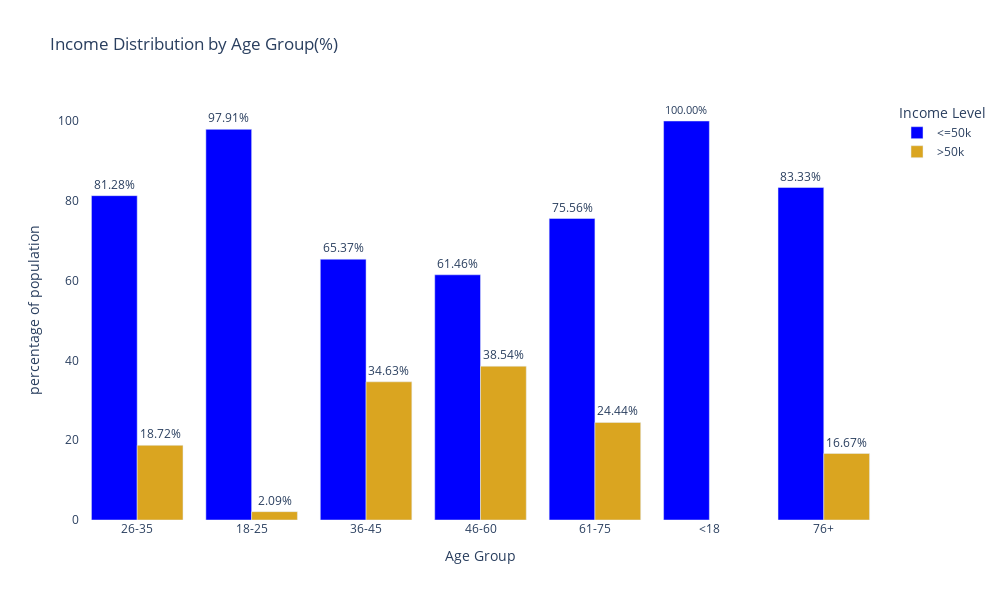
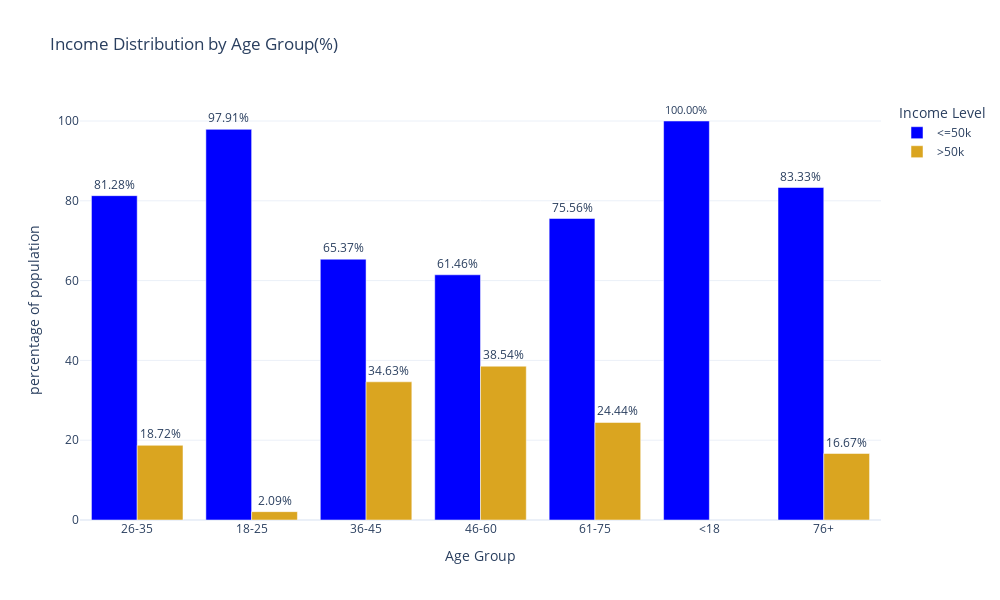
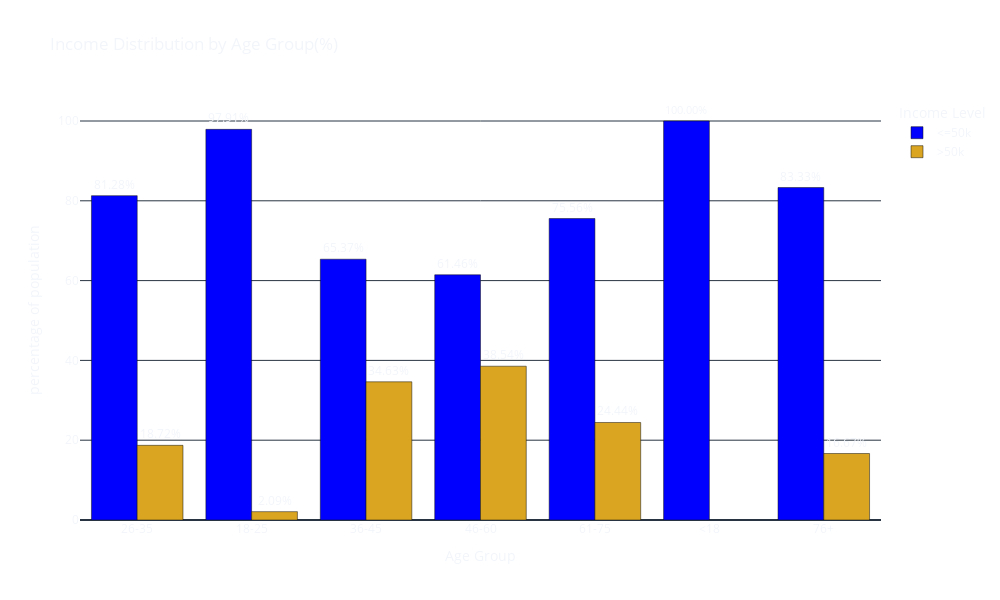
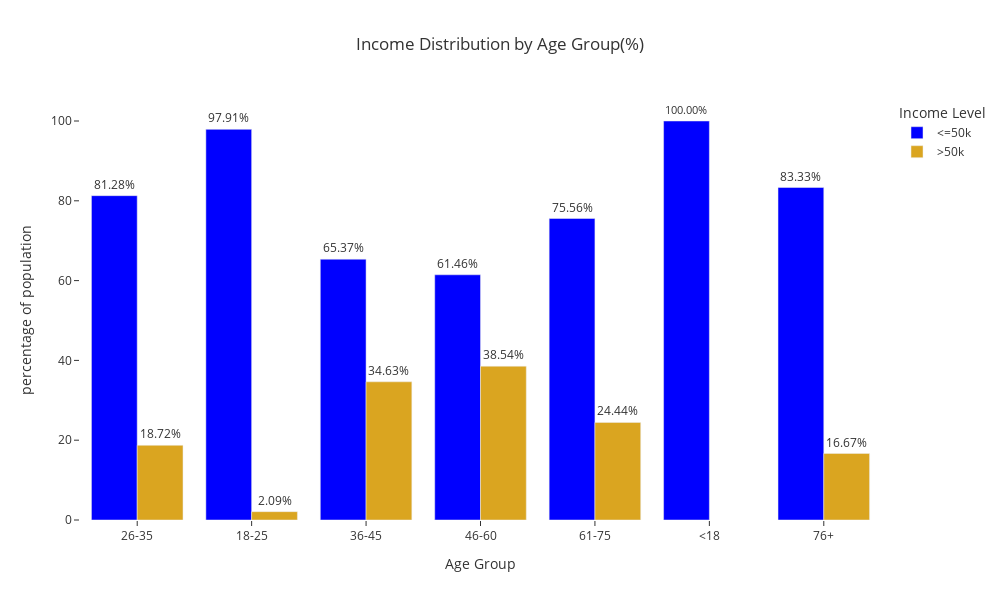

The cell these charts' notebook holds for them, in order:
### Markdown cell above
The bar chart visualizes the income distribution across age groups, using percentages within each group. There is an evident pattern in terms of income progression over the years with a gradual increase in terms of the number of people earning >50K starting from 0 amongst those aged 18 and below, peaking between 36 and 60 years, then declining after 60 years but not to zero.

All individuals under 18 earn <=50K, likely due to being students, minors, or ineligible for full-time employment. Extremely few young adults (2.1%) exceed 50K, as most are early in their careers, pursuing education, or in entry-level jobs. For the 26-35 age group, there's a noticeable improvement — roughly 1 in 5 individuals in this group earn >50K, reflecting early career progression and accumulation of qualifications/experience. A substantial income increase is seen in the 36-45 age group: over a third now earn >50K. This is typically considered the prime earning age where individuals settle into stable, higher-paying positions. Highest proportion of >50K earners is seen amongst individuals aged between 46 and 60— nearly 4 in 10. This reflects career maturity, peak seniority levels, and accumulated experience. There's a drop-off in high incomes as many transition to retirement, part-time, or less demanding roles in the age group 61-75. Yet about 1 in 4 still earn >50K. Most in the 76+ age group earn <=50K, likely due to retirement, pensions, or fixed incomes — but a small minority still earn higher incomes, possibly through continued work or investments.

### Code cell
themes = ["plotly", "plotly_white", "plotly_dark", "ggplot2", "seaborn", "simple_white",
         "presentation", "xgridoff", "ygridoff", "gridon", "none"]
for theme in themes:
    fig.update_layout(template=theme)
    fig.show()

### Figure 1 — Plotly figure (JSON) as saved in the notebook; plotly's stock layout.template omitted (floating-point values rounded to 4 significant figures)
{"data": [{"alignmentgroup": "True", "hovertemplate": "income=<=50k<br>age_group=%{x}<br>percentage=%{text}<extra></extra>", "legendgroup": "<=50k", "marker": {"color": "blue", "pattern": {"shape": ""}}, "name": "<=50k", "offsetgroup": "<=50k", "orientation": "v", "showlegend": true, "text": [81.28, 97.91, 65.37, 61.46, 75.56, 100.0, 83.33], "textposition": "outside", "texttemplate": "%{text:.2f}%", "type": "bar", "x": ["26-35", "18-25", "36-45", "46-60", "61-75", "<18", "76+"], "xaxis": "x", "y": [81.28, 97.91, 65.37, 61.46, 75.56, 100.0, 83.33], "yaxis": "y"}, {"alignmentgroup": "True", "hovertemplate": "income=>50k<br>age_group=%{x}<br>percentage=%{text}<extra></extra>", "legendgroup": ">50k", "marker": {"color": "goldenrod", "pattern": {"shape": ""}}, "name": ">50k", "offsetgroup": ">50k", "orientation": "v", "showlegend": true, "text": [38.54, 34.63, 18.72, 24.44, 2.093, 16.67], "textposition": "outside", "texttemplate": "%{text:.2f}%", "type": "bar", "x": ["46-60", "36-45", "26-35", "61-75", "18-25", "76+"], "xaxis": "x", "y": [38.54, 34.63, 18.72, 24.44, 2.093, 16.67], "yaxis": "y"}], "layout": {"barmode": "group", "height": 600, "legend": {"title": {"text": "Income Level"}, "tracegroupgap": 0}, "paper_bgcolor": "rgba(0, 0, 0, 0)", "plot_bgcolor": "rgba(0, 0, 0, 0)", "title": {"text": "Income Distribution by Age Group(%)"}, "width": 1000, "xaxis": {"anchor": "y", "autorange": true, "domain": [0, 1], "range": [-0.5, 6.5], "title": {"text": "Age Group"}, "type": "category"}, "yaxis": {"anchor": "x", "autorange": true, "domain": [0, 1], "range": [0, 105.3], "title": {"text": "percentage of population"}, "type": "linear"}}}

### Figure 2 — Plotly figure (JSON) as saved in the notebook; plotly's stock layout.template omitted (floating-point values rounded to 4 significant figures)
{"data": [{"alignmentgroup": "True", "hovertemplate": "income=<=50k<br>age_group=%{x}<br>percentage=%{text}<extra></extra>", "legendgroup": "<=50k", "marker": {"color": "blue", "pattern": {"shape": ""}}, "name": "<=50k", "offsetgroup": "<=50k", "orientation": "v", "showlegend": true, "text": [81.28, 97.91, 65.37, 61.46, 75.56, 100.0, 83.33], "textposition": "outside", "texttemplate": "%{text:.2f}%", "type": "bar", "x": ["26-35", "18-25", "36-45", "46-60", "61-75", "<18", "76+"], "xaxis": "x", "y": [81.28, 97.91, 65.37, 61.46, 75.56, 100.0, 83.33], "yaxis": "y"}, {"alignmentgroup": "True", "hovertemplate": "income=>50k<br>age_group=%{x}<br>percentage=%{text}<extra></extra>", "legendgroup": ">50k", "marker": {"color": "goldenrod", "pattern": {"shape": ""}}, "name": ">50k", "offsetgroup": ">50k", "orientation": "v", "showlegend": true, "text": [38.54, 34.63, 18.72, 24.44, 2.093, 16.67], "textposition": "outside", "texttemplate": "%{text:.2f}%", "type": "bar", "x": ["46-60", "36-45", "26-35", "61-75", "18-25", "76+"], "xaxis": "x", "y": [38.54, 34.63, 18.72, 24.44, 2.093, 16.67], "yaxis": "y"}], "layout": {"barmode": "group", "height": 600, "legend": {"title": {"text": "Income Level"}, "tracegroupgap": 0}, "paper_bgcolor": "rgba(0, 0, 0, 0)", "plot_bgcolor": "rgba(0, 0, 0, 0)", "title": {"text": "Income Distribution by Age Group(%)"}, "width": 1000, "xaxis": {"anchor": "y", "autorange": true, "domain": [0, 1], "range": [-0.5, 6.5], "title": {"text": "Age Group"}, "type": "category"}, "yaxis": {"anchor": "x", "autorange": true, "domain": [0, 1], "range": [0, 105.3], "title": {"text": "percentage of population"}, "type": "linear"}}}

### Figure 3 — Plotly figure (JSON) as saved in the notebook; plotly's stock layout.template omitted (floating-point values rounded to 4 significant figures)
{"data": [{"alignmentgroup": "True", "hovertemplate": "income=<=50k<br>age_group=%{x}<br>percentage=%{text}<extra></extra>", "legendgroup": "<=50k", "marker": {"color": "blue", "pattern": {"shape": ""}}, "name": "<=50k", "offsetgroup": "<=50k", "orientation": "v", "showlegend": true, "text": [81.28, 97.91, 65.37, 61.46, 75.56, 100.0, 83.33], "textposition": "outside", "texttemplate": "%{text:.2f}%", "type": "bar", "x": ["26-35", "18-25", "36-45", "46-60", "61-75", "<18", "76+"], "xaxis": "x", "y": [81.28, 97.91, 65.37, 61.46, 75.56, 100.0, 83.33], "yaxis": "y"}, {"alignmentgroup": "True", "hovertemplate": "income=>50k<br>age_group=%{x}<br>percentage=%{text}<extra></extra>", "legendgroup": ">50k", "marker": {"color": "goldenrod", "pattern": {"shape": ""}}, "name": ">50k", "offsetgroup": ">50k", "orientation": "v", "showlegend": true, "text": [38.54, 34.63, 18.72, 24.44, 2.093, 16.67], "textposition": "outside", "texttemplate": "%{text:.2f}%", "type": "bar", "x": ["46-60", "36-45", "26-35", "61-75", "18-25", "76+"], "xaxis": "x", "y": [38.54, 34.63, 18.72, 24.44, 2.093, 16.67], "yaxis": "y"}], "layout": {"barmode": "group", "height": 600, "legend": {"title": {"text": "Income Level"}, "tracegroupgap": 0}, "paper_bgcolor": "rgba(0, 0, 0, 0)", "plot_bgcolor": "rgba(0, 0, 0, 0)", "title": {"text": "Income Distribution by Age Group(%)"}, "width": 1000, "xaxis": {"anchor": "y", "autorange": true, "domain": [0, 1], "range": [-0.5, 6.5], "title": {"text": "Age Group"}, "type": "category"}, "yaxis": {"anchor": "x", "autorange": true, "domain": [0, 1], "range": [0, 105.3], "title": {"text": "percentage of population"}, "type": "linear"}}}

### Figure 4 — Plotly figure (JSON) as saved in the notebook; plotly's stock layout.template omitted (floating-point values rounded to 4 significant figures)
{"data": [{"alignmentgroup": "True", "hovertemplate": "income=<=50k<br>age_group=%{x}<br>percentage=%{text}<extra></extra>", "legendgroup": "<=50k", "marker": {"color": "blue", "pattern": {"shape": ""}}, "name": "<=50k", "offsetgroup": "<=50k", "orientation": "v", "showlegend": true, "text": [81.28, 97.91, 65.37, 61.46, 75.56, 100.0, 83.33], "textposition": "outside", "texttemplate": "%{text:.2f}%", "type": "bar", "x": ["26-35", "18-25", "36-45", "46-60", "61-75", "<18", "76+"], "xaxis": "x", "y": [81.28, 97.91, 65.37, 61.46, 75.56, 100.0, 83.33], "yaxis": "y"}, {"alignmentgroup": "True", "hovertemplate": "income=>50k<br>age_group=%{x}<br>percentage=%{text}<extra></extra>", "legendgroup": ">50k", "marker": {"color": "goldenrod", "pattern": {"shape": ""}}, "name": ">50k", "offsetgroup": ">50k", "orientation": "v", "showlegend": true, "text": [38.54, 34.63, 18.72, 24.44, 2.093, 16.67], "textposition": "outside", "texttemplate": "%{text:.2f}%", "type": "bar", "x": ["46-60", "36-45", "26-35", "61-75", "18-25", "76+"], "xaxis": "x", "y": [38.54, 34.63, 18.72, 24.44, 2.093, 16.67], "yaxis": "y"}], "layout": {"barmode": "group", "height": 600, "legend": {"title": {"text": "Income Level"}, "tracegroupgap": 0}, "paper_bgcolor": "rgba(0, 0, 0, 0)", "plot_bgcolor": "rgba(0, 0, 0, 0)", "title": {"text": "Income Distribution by Age Group(%)"}, "width": 1000, "xaxis": {"anchor": "y", "autorange": true, "domain": [0, 1], "range": [-0.5, 6.5], "title": {"text": "Age Group"}, "type": "category"}, "yaxis": {"anchor": "x", "autorange": true, "domain": [0, 1], "range": [0, 105.3], "title": {"text": "percentage of population"}, "type": "linear"}}}
